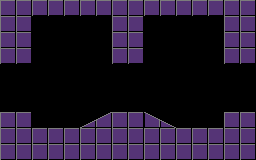

A 2D game scene composited from a Tiled map and its tileset images. What follows is a short description and the map's XML, with every tile layer's data as written:
An orthogonal 16x10 tile map with 16x16 px tiles, 1 tile layer (Collisions), 2 tilesets.

<map version="1.2" tiledversion="1.2.0" orientation="orthogonal" renderorder="right-down" width="16" height="10" tilewidth="16" tileheight="16" infinite="0" nextlayerid="3" nextobjectid="1">
 <tileset firstgid="1" source="Tilesets/Debug_Sprites.tsx" />
 <tileset firstgid="65" source="Tilesets/Collision_Tiles.tsx" />
 <layer id="2" name="Collisions" width="16" height="10" opacity="0.49">
  <data encoding="csv">
65,65,65,65,65,65,65,65,65,65,65,65,65,65,65,65,
65,65,0,0,0,0,0,65,65,0,0,0,0,0,65,65,
65,65,0,0,0,0,0,65,65,0,0,0,0,0,65,65,
65,65,0,0,0,0,0,65,65,0,0,0,0,0,65,65,
0,0,0,0,0,0,0,0,0,0,0,0,0,0,0,0,
0,0,0,0,0,0,0,0,0,0,0,0,0,0,0,0,
0,0,0,0,0,0,0,0,0,0,0,0,0,0,0,0,
65,65,0,0,0,67,68,65,65,2147483716,2147483715,0,0,0,65,65,
65,65,65,65,65,65,65,65,65,65,65,65,65,65,65,65,
65,65,65,65,65,65,65,65,65,65,65,65,65,65,65,65
</data>
 </layer>
</map>